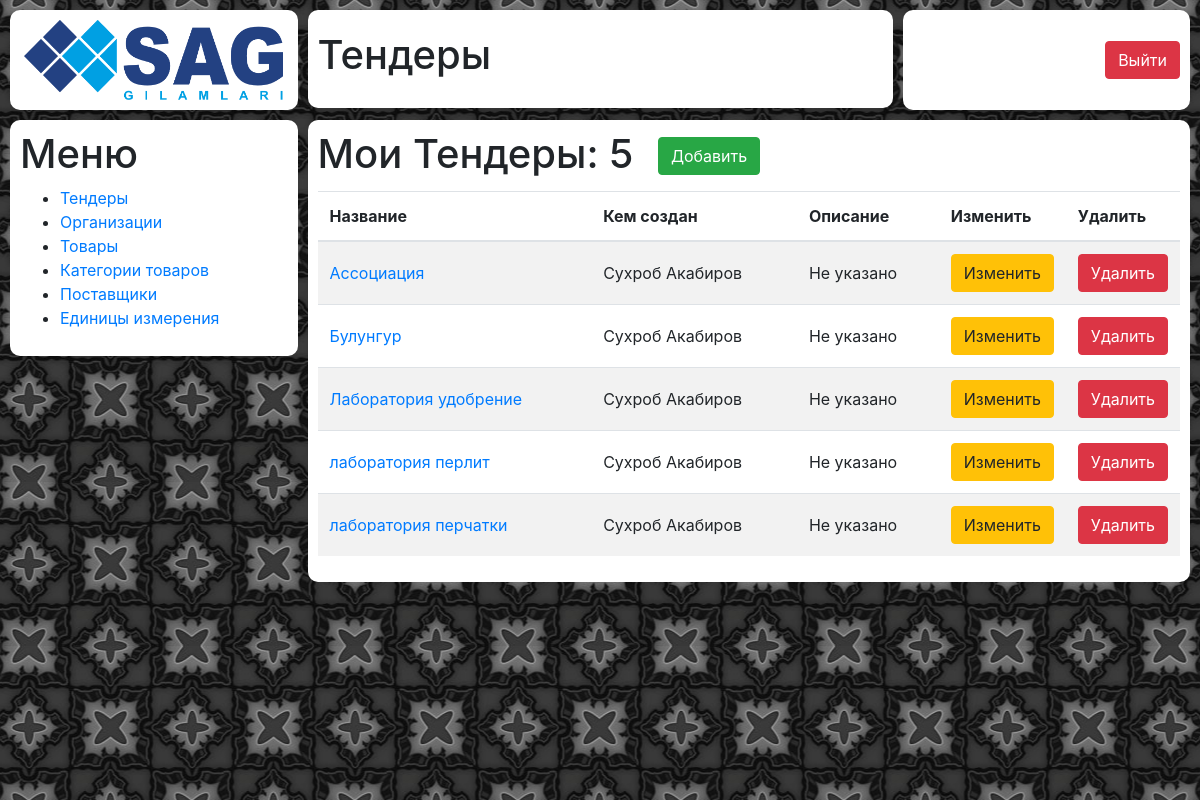
The page /tender/ on the database as committed earlier.
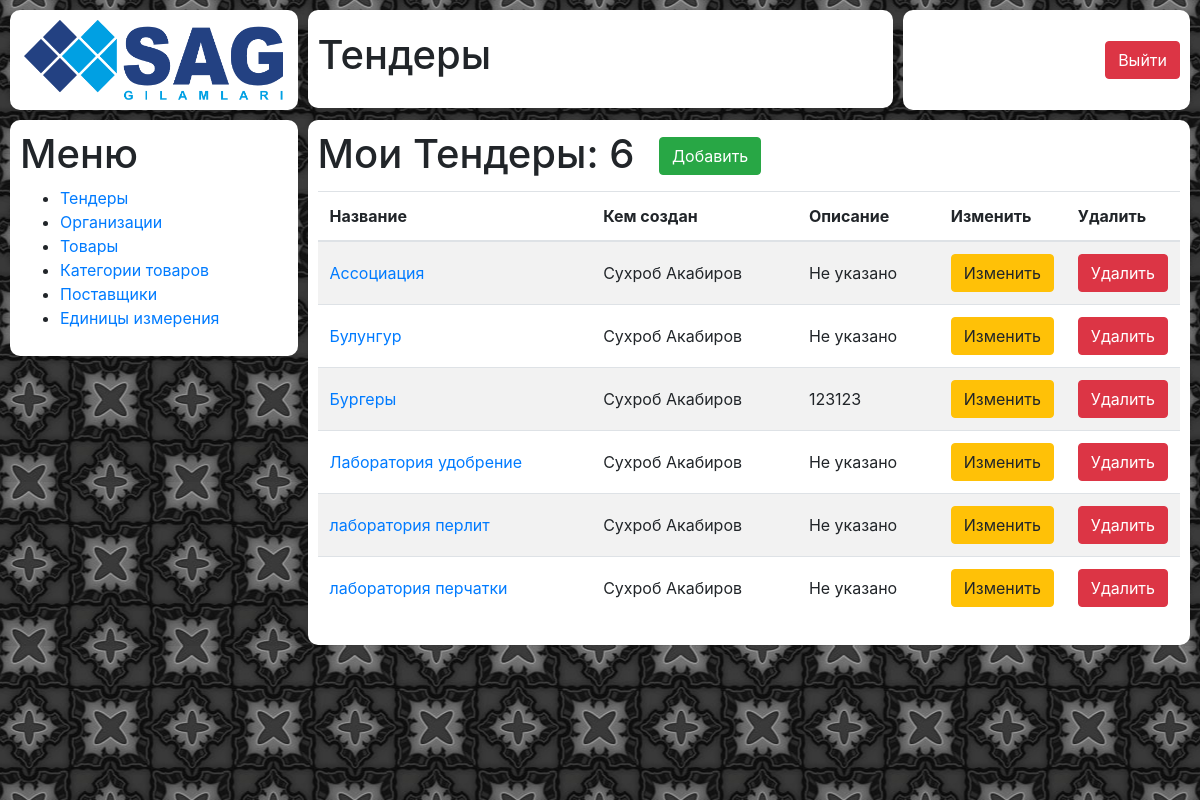
The same page on the database as committed later.
### tender/models.py (models this page shows)
class Tender(models.Model):
    name = models.CharField(max_length=200)
    number = models.IntegerField(null=True, blank=True)
    description = models.TextField(null=True, blank=True)
    creator = models.ForeignKey(User, on_delete=models.SET_NULL, null=True, blank=True)
    organization = models.ForeignKey(Organization, on_delete=models.SET_NULL, null=True, blank=True)

### tender/views.py (the view)
# urls.py: path('', views.tender_list),
def tender_list(request):
    tenders = Tender.objects.all().order_by('name')
    context = {
        'tenders': tenders,
    }
    return render(request, 'tender/tender_list.html', context)

### tender/templates/tender/tender_list.html (shortened to what this page needs)
{% extends 'wrapper.html' %}
{% load static %}
{% block content %}
    <div class="row incidents">
        {% include 'blocks/logo.html' %}
        {% include 'blocks/title.html' %}
        {% include 'blocks/profile.html' %}
        {% include 'blocks/tender/tender_menu.html' %}
        {% include 'blocks/tender/tender_list.html' %}
    </div>
{% endblock %}

### tender/templates/blocks/tender/tender_list.html (shortened to what this page needs)
{% load static %}
<div class="col-xl-9 block__wrapper tenders-dashboard">
    <div class="block tenders-dashboard__wrapper">
        <h1 class="tenders-dashboard__title">Мои Тендеры: {{ tenders.count }}</h1>
        <a href="/tender/add/" class="btn btn-success tenders-dashboard__new-tender">Добавить</a>
        <table class="table table-striped">
            <thead>
            <tr>
                <th scope="col">Название</th>
                <th scope="col">Кем создан</th>
                <th scope="col">Описание</th>
                <th scope="col" class="tenders-dashboard__buttoncell">Изменить</th>
                <th scope="col" class="tenders-dashboard__buttoncell">Удалить</th>
            </tr>
            </thead>
            <tbody>
            {% if tenders %}
                {% for tender in tenders %}
                    <tr>
                        <td class="my-incidents__cell"><a href="{{ tender.id }}/">{{ tender.name }}</a></td>
                        <td class="my-incidents__cell">{% if tender.creator %}{{ tender.creator.first_name }} {{ tender.creator.last_name }}{% else %}Не указано{% endif %}</td>
                        <td class="my-incidents__cell">{% if tender.description %}{{ tender.description }}{% else %}Не указано{% endif %}</td>
                        <td><a href="{{ tender.id }}/edit/" class="btn btn-warning">Изменить</a></td>
                        <td><a href="#" class="open-modal_modal btn btn-danger" data-modal_modal="#del_{{ tender.id }}">Удалить</a></td>
                    </tr>
                {% endfor %}
            {% else %}
                <tr>
                    <td colspan="5">Нет данных</td>
                </tr>
            {% endif %}
            </tbody>
        </table>
    </div>
</div>

Rows that differ between the two databases and show on the page:
added Tender: name "Бургеры", creator.first_name "Сухроб", creator.last_name "Акабиров", description "123123"
Other text that changed with them:
{{ tenders.count }}: "5" → "6"
